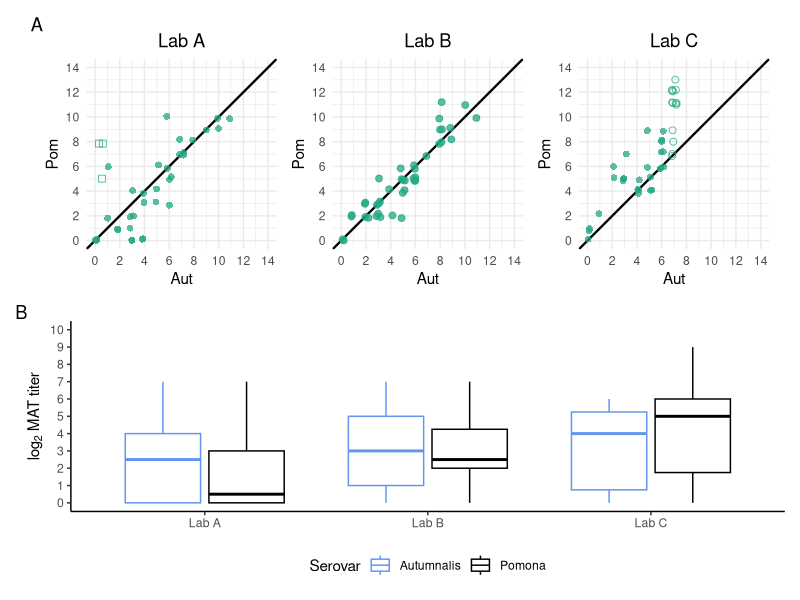
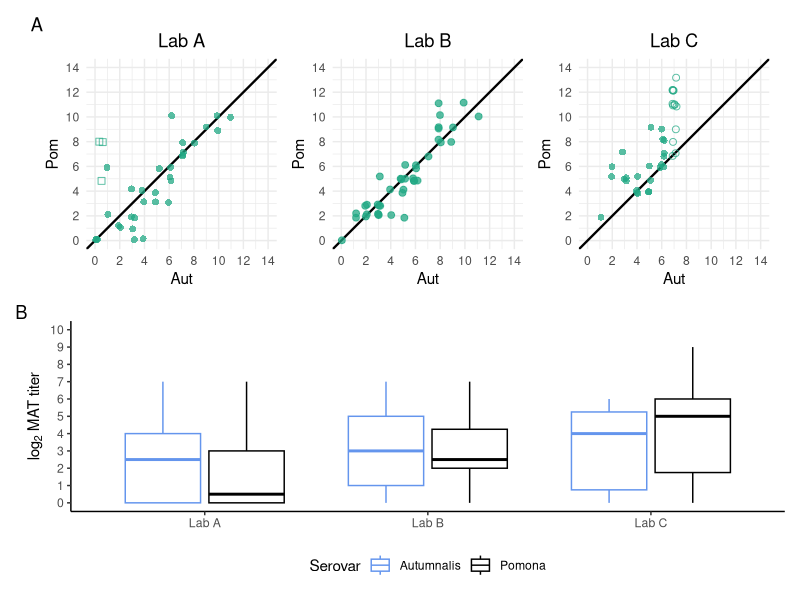

The R script that drew these images, in order:
## ---------------------------
## This code was written by: r.o. mummah
## For questions: rom5173@ucla.edu
## ---------------------------

## ---------------------------
## Objective: Comparison of antibody titer results for fox serum samples 
## evaluated at three testing laboratories
##
## Input:
##   data/LabComparisons.csv
##   data_raw/CDCCSUCornellCompare_reformatted.csv
##
## Output: 
##   Fig4
##
## ---------------------------

## load packages ---------------------------
library(tidyverse)
library(magrittr)
library(viridis)
library(patchwork)


## load data ---------------------------

data <- read.csv('data/labcomparisonEndpoint.csv')

labdata <- read.csv('data/labcomparisonNonEndpoint.csv')



## Figure 4A ---------------------------

base <- ggplot() +
        scale_x_continuous(limits=c(0,14), breaks=c(0,2,4,6,8,10,12,14)) +
        scale_y_continuous(limits=c(0,14), breaks=c(0,2,4,6,8,10,12,14)) +
        geom_abline(intercept=0, slope=1, size =.8) +
        labs(x="Aut", y="Pom") +
        theme_minimal() +
        theme(plot.title = element_text(hjust = 0.5),
              aspect.ratio = 1,
              legend.position = "none")


labcolors <- viridis(6, option="D")


plt1 <- base +
        geom_jitter(data = labdata %>% filter(Lab == 'Lab A'),
                    aes(x=Autumnalis, y=Pomona, shape=factor(AutEndpoint)),
                    width = 0.2, height = 0.2, color = labcolors[4], size=2, alpha = 0.75) +
        scale_shape_manual(values=c(0,16)) +
        labs(title="Lab A")


plt2 <- base +
        geom_jitter(data = labdata %>% filter(Lab == 'Lab B'),
                    aes(x=Autumnalis, y=Pomona),
                    width = 0.2, height = 0.2, color = labcolors[4], size=2, alpha = 0.75) +
        labs(title="Lab B")


plt3 <- base +
        geom_jitter(data = labdata %>% filter(Lab == 'Lab C'),
                    aes(x=Autumnalis, y=Pomona, shape=factor(AutEndpoint)),
                    width = 0.2, height = 0.2, color = labcolors[4], size=2, alpha = 0.75) +
        scale_shape_manual(values=c(1,16)) +
        labs(title="Lab C")


# Assemble plot
top <- plt1 + plt2 + plt3 + plot_layout(nrow = 1)



## Figure 4B ---------------------------

ggplot(data=data, aes(Lab, Titer, color = Serovar)) + 
  geom_boxplot() + 
  scale_color_manual(values = c("cornflowerblue","black"))  + 
  scale_y_continuous(limits=c(0,10), breaks=seq(0,10)) +
  labs(y = expression(paste(log[2]," MAT titer")),
       x = NULL) +
  theme_classic() +
  theme(legend.position = 'bottom') -> bottom


# Assemble plot
top / bottom + plot_layout(nrow = 2) + plot_annotation(tag_levels = list(c('A','','','B')))


ggsave('figures/fig4.png', 
       width = 6.5, height = 5.5, units = 'in', dpi=600)

# End script